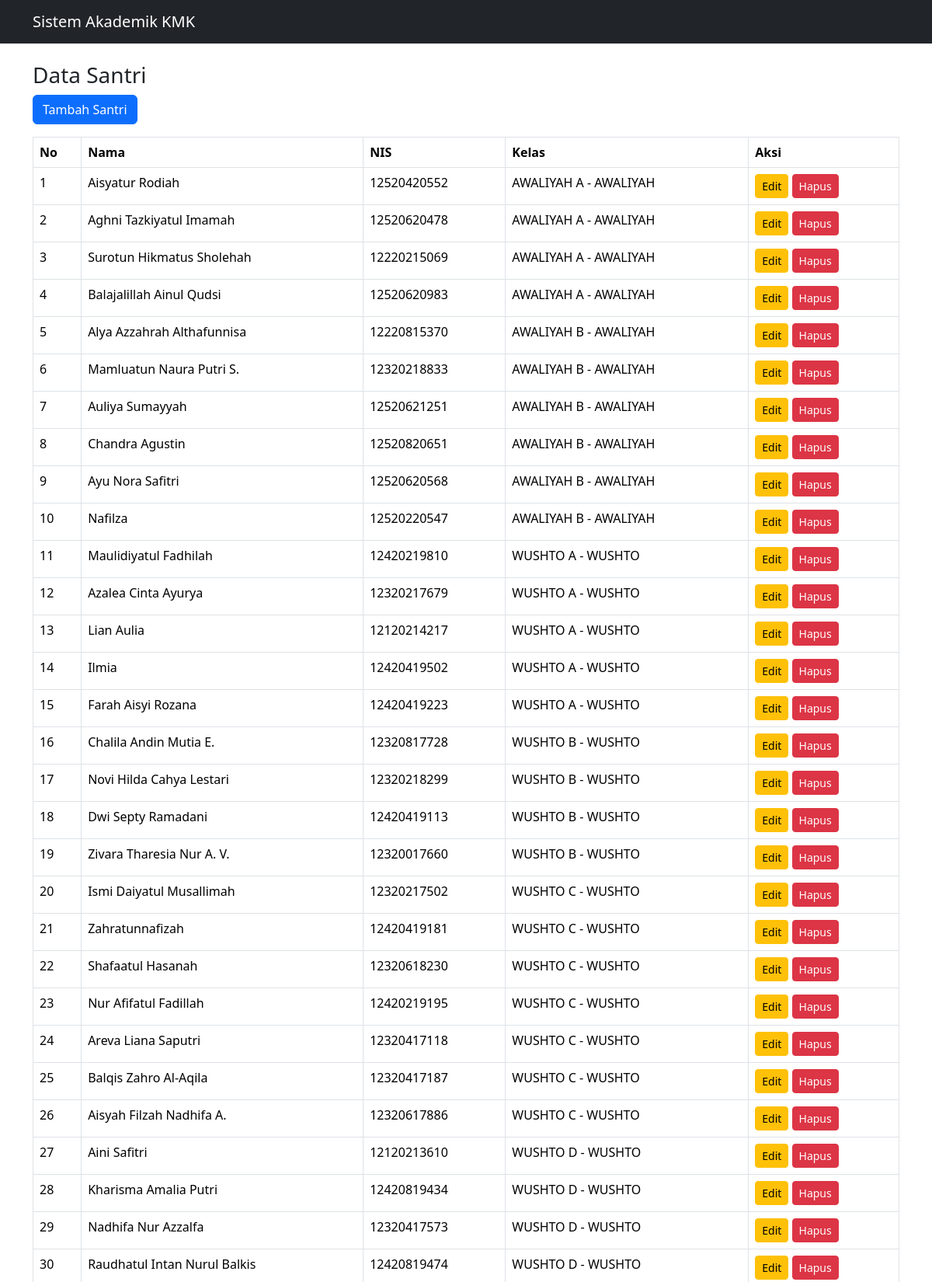
Page /santri/ (upper part) on the committed database.
### administrator/models.py (models this page shows, shortened)
class Santri(models.Model):
    nama = models.CharField(max_length=100)
    nis = models.CharField(max_length=20)
    kelas = models.ForeignKey(Kelas, on_delete=models.CASCADE)
    class Meta:
        verbose_name = "Santri"
        verbose_name_plural = "Santri"

class Kelas(models.Model):
    nama_kelas = models.CharField(max_length=50)
    cabang = models.ForeignKey(Cabang, on_delete=models.CASCADE)
    tingkat = models.ForeignKey(Tingkat, on_delete=models.CASCADE)
    class Meta:
        verbose_name = "Kelas"
        verbose_name_plural = "Kelas"
    def __str__(self):
        return f"{self.nama_kelas} - {self.tingkat}"

class Tingkat(models.Model):
    nama_tingkat = models.CharField(max_length=50)
    class Meta:
        verbose_name = "Tingkat"
        verbose_name_plural = "Tingkat"
    def __str__(self):
        return self.nama_tingkat

### administrator/views.py (the view)
# urls.py: path('santri/', views.santri_list, name='santri_list'),
def santri_list(request):
    data_santri = Santri.objects.all()
    context = {
        'santri': data_santri
    }
    return render(request, 'santri/list.html', context)

### templates/santri/list.html
{% extends 'base.html' %}
{% block content %}
<h3>Data Santri</h3>
<a href="/santri/tambah/" class="btn btn-primary mb-3">Tambah Santri</a>
<table class="table table-bordered">
<tr>
<th>No</th>
<th>Nama</th>
<th>NIS</th>
<th>Kelas</th>
<th>Aksi</th>
</tr>
{% for s in santri %}
<tr>
<td>{{ forloop.counter }}</td>
<td>{{ s.nama }}</td>
<td>{{ s.nis }}</td>
<td>{{ s.kelas }}</td>
<td>
<a href="/santri/edit/{{ s.id }}" class="btn btn-warning btn-sm">Edit</a>
<a href="/santri/hapus/{{ s.id }}" class="btn btn-danger btn-sm">Hapus</a>
</td>
</tr>
{% endfor %}
</table>
{% endblock %}

### rows in the picture
Santri: nama "Aisyatur Rodiah", nis "12520420552", kelas "AWALIYAH A - AWALIYAH"
Santri: nama "Aghni Tazkiyatul Imamah", nis "12520620478", kelas "AWALIYAH A - AWALIYAH"
Santri: nama "Surotun Hikmatus Sholehah", nis "12220215069", kelas "AWALIYAH A - AWALIYAH"
Santri: nama "Balajalillah Ainul Qudsi", nis "12520620983", kelas "AWALIYAH A - AWALIYAH"
Santri: nama "Alya Azzahrah Althafunnisa", nis "12220815370", kelas "AWALIYAH B - AWALIYAH"
Santri: nama "Mamluatun Naura Putri S.", nis "12320218833", kelas "AWALIYAH B - AWALIYAH"
Santri: nama "Auliya Sumayyah", nis "12520621251", kelas "AWALIYAH B - AWALIYAH"
Santri: nama "Chandra Agustin", nis "12520820651", kelas "AWALIYAH B - AWALIYAH"
Santri: nama "Ayu Nora Safitri", nis "12520620568", kelas "AWALIYAH B - AWALIYAH"
Santri: nama "Nafilza", nis "12520220547", kelas "AWALIYAH B - AWALIYAH"
Santri: nama "Maulidiyatul Fadhilah", nis "12420219810", kelas "WUSHTO A - WUSHTO"
Santri: nama "Azalea Cinta Ayurya", nis "12320217679", kelas "WUSHTO A - WUSHTO"
Santri: nama "Lian Aulia", nis "12120214217", kelas "WUSHTO A - WUSHTO"
Santri: nama "Ilmia", nis "12420419502", kelas "WUSHTO A - WUSHTO"
Santri: nama "Farah Aisyi Rozana", nis "12420419223", kelas "WUSHTO A - WUSHTO"
Santri: nama "Chalila Andin Mutia E.", nis "12320817728", kelas "WUSHTO B - WUSHTO"
Santri: nama "Novi Hilda Cahya Lestari", nis "12320218299", kelas "WUSHTO B - WUSHTO"
Santri: nama "Dwi Septy Ramadani", nis "12420419113", kelas "WUSHTO B - WUSHTO"
Santri: nama "Zivara Tharesia Nur A. V.", nis "12320017660", kelas "WUSHTO B - WUSHTO"
Santri: nama "Ismi Daiyatul Musallimah", nis "12320217502", kelas "WUSHTO C - WUSHTO"
Santri: nama "Zahratunnafizah", nis "12420419181", kelas "WUSHTO C - WUSHTO"
Santri: nama "Shafaatul Hasanah", nis "12320618230", kelas "WUSHTO C - WUSHTO"
Santri: nama "Nur Afifatul Fadillah", nis "12420219195", kelas "WUSHTO C - WUSHTO"
Santri: nama "Areva Liana Saputri", nis "12320417118", kelas "WUSHTO C - WUSHTO"
Santri: nama "Balqis Zahro Al-Aqila", nis "12320417187", kelas "WUSHTO C - WUSHTO"
Santri: nama "Aisyah Filzah Nadhifa A.", nis "12320617886", kelas "WUSHTO C - WUSHTO"
Santri: nama "Aini Safitri", nis "12120213610", kelas "WUSHTO D - WUSHTO"
Santri: nama "Kharisma Amalia Putri", nis "12420819434", kelas "WUSHTO D - WUSHTO"
Santri: nama "Nadhifa Nur Azzalfa", nis "12320417573", kelas "WUSHTO D - WUSHTO"
Santri: nama "Raudhatul Intan Nurul Balkis", nis "12420819474", kelas "WUSHTO D - WUSHTO"
